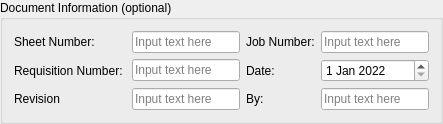
             <widget class="QGroupBox" name="document_info">
              <property name="title">
               <string>Document Information (optional)</string>
              </property>
              <layout class="QGridLayout" name="gridLayout_3">
               <item row="0" column="0">
                <widget class="QLabel" name="sheet_number">
                 <property name="text">
                  <string>Sheet Number:</string>
                 </property>
                </widget>
               </item>
               <item row="0" column="1">
                <widget class="QLineEdit" name="sheet_number_2">
                 <property name="placeholderText">
                  <string>Input text here</string>
                 </property>
                </widget>
               </item>
               <item row="0" column="2">
                <widget class="QLabel" name="job_number">
                 <property name="text">
                  <string>Job Number:</string>
                 </property>
                </widget>
               </item>
               <item row="0" column="3">
                <widget class="QLineEdit" name="job_number_2">
                 <property name="placeholderText">
                  <string>Input text here</string>
                 </property>
                </widget>
               </item>
               <item row="1" column="0">
                <widget class="QLabel" name="requisition_number">
                 <property name="text">
                  <string>Requisition Number: </string>
                 </property>
                </widget>
               </item>
               <item row="1" column="1">
                <widget class="QLineEdit" name="requisition_number_2">
                 <property name="placeholderText">
                  <string>Input text here</string>
                 </property>
                </widget>
               </item>
               <item row="1" column="2">
                <widget class="QLabel" name="date">
                 <property name="text">
                  <string>Date:</string>
                 </property>
                </widget>
               </item>
               <item row="1" column="3">
                <widget class="QDateEdit" name="date_2">
                 <property name="dateTime">
                  <datetime>
                   <hour>0</hour>
                   <minute>0</minute>
                   <second>0</second>
                   <year>2022</year>
                   <month>1</month>
                   <day>1</day>
                  </datetime>
                 </property>
                </widget>
               </item>
               <item row="2" column="0">
                <widget class="QLabel" name="revision">
                 <property name="text">
                  <string>Revision</string>
                 </property>
                </widget>
               </item>
               <item row="2" column="1">
                <widget class="QLineEdit" name="revision_2">
                 <property name="placeholderText">
                  <string>Input text here</string>
                 </property>
                </widget>
               </item>
               <item row="2" column="2">
                <widget class="QLabel" name="by">
                 <property name="text">
                  <string>By:</string>
                 </property>
                </widget>
               </item>
               <item row="2" column="3">
                <widget class="QLineEdit" name="by_2">
                 <property name="placeholderText">
                  <string>Input text here</string>
                 </property>
                </widget>
               </item>
              </layout>
             </widget>
